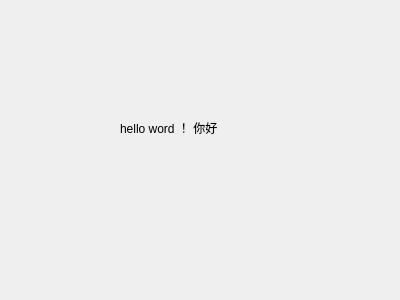
<?xml version="1.0" encoding="UTF-8"?>
<ui version="4.0">
 <class>Dialog</class>
 <widget class="QDialog" name="Dialog">
  <property name="geometry">
   <rect>
    <x>0</x>
    <y>0</y>
    <width>400</width>
    <height>300</height>
   </rect>
  </property>
  <property name="windowTitle">
   <string>Dialog</string>
  </property>
  <widget class="QLabel" name="label">
   <property name="geometry">
    <rect>
     <x>120</x>
     <y>120</y>
     <width>141</width>
     <height>16</height>
    </rect>
   </property>
   <property name="text">
    <string>hello word ！ 你好</string>
   </property>
  </widget>
 </widget>
 <resources/>
 <connections/>
</ui>
